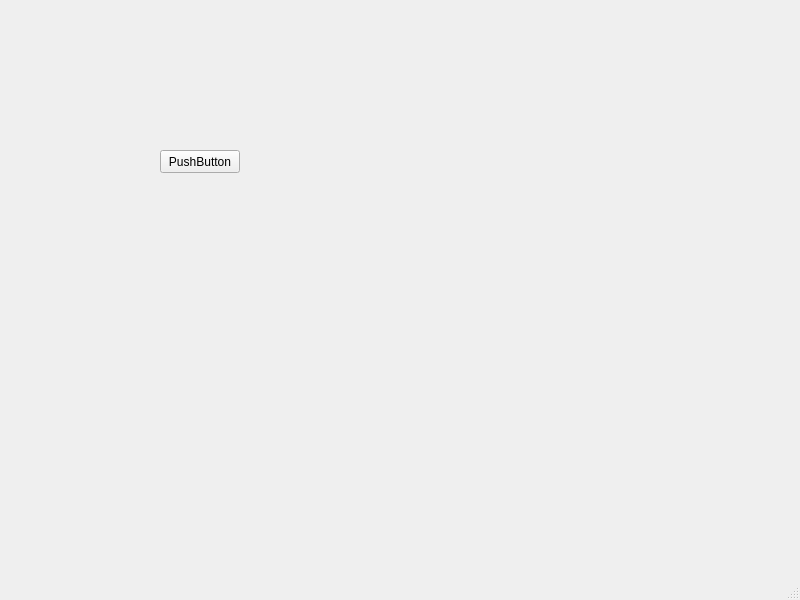
<?xml version="1.0" encoding="UTF-8"?>
<ui version="4.0">
 <class>MainWindow</class>
 <widget class="QMainWindow" name="MainWindow">
  <property name="geometry">
   <rect>
    <x>0</x>
    <y>0</y>
    <width>800</width>
    <height>600</height>
   </rect>
  </property>
  <property name="windowTitle">
   <string>MainWindow</string>
  </property>
  <widget class="QWidget" name="centralwidget">
   <widget class="QPushButton" name="pushButton">
    <property name="geometry">
     <rect>
      <x>160</x>
      <y>150</y>
      <width>80</width>
      <height>23</height>
     </rect>
    </property>
    <property name="text">
     <string>PushButton</string>
    </property>
   </widget>
  </widget>
  <widget class="QMenuBar" name="menubar">
   <property name="geometry">
    <rect>
     <x>0</x>
     <y>0</y>
     <width>800</width>
     <height>20</height>
    </rect>
   </property>
  </widget>
  <widget class="QStatusBar" name="statusbar"/>
 </widget>
 <resources/>
 <connections/>
</ui>
